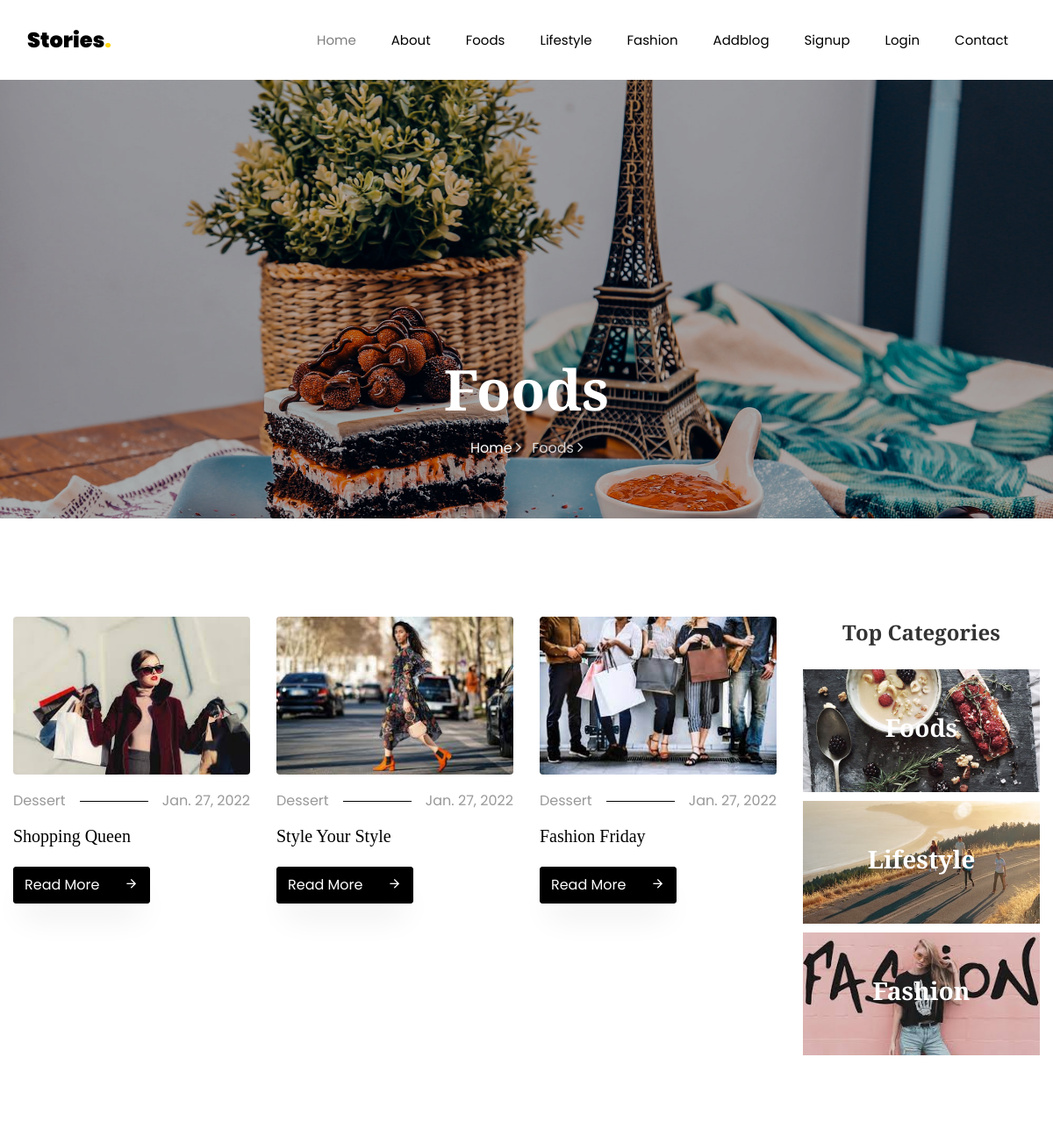
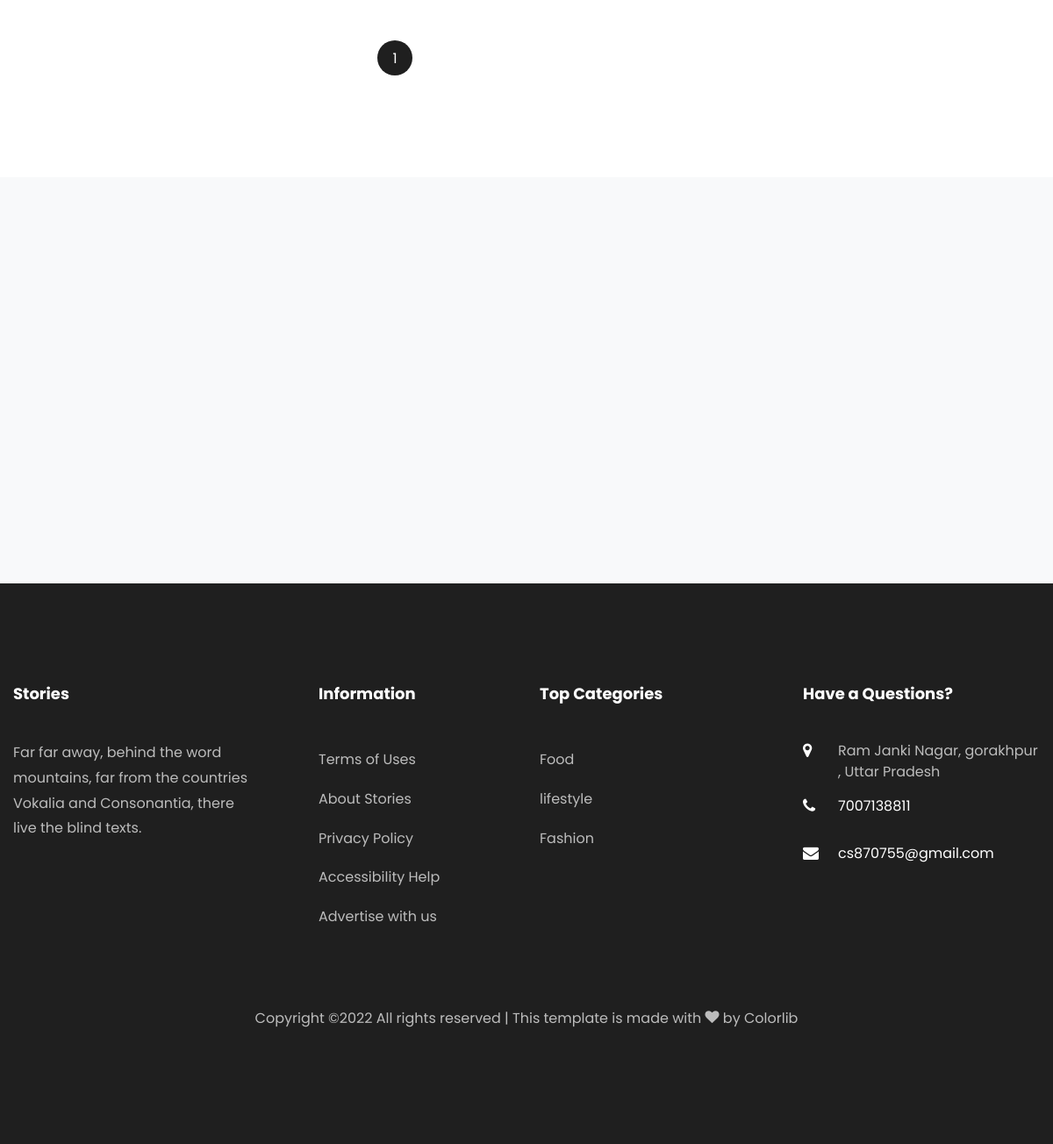
The page /foods/3/ on the database its author committed (2 pictures, top to bottom).
### blog/models.py (models this page shows, shortened)
class Blog(models.Model):
    cat=models.ForeignKey(category,on_delete=models.CASCADE,null=True)
    usr=models.ForeignKey(User,on_delete=models.CASCADE,null=True)
    title=models.CharField(max_length=100,null=True)
    sdes=models.TextField(null=True)
    long_des = models.TextField(null=True)
    images=models.FileField(null=True)
    date = models.DateField(null=True)

### blog/views.py (the view)
# urls.py: path('foods/<int:cid>/', foods, name='foods'),
def foods(request,cid):
    catdata=category.objects.get(id=cid)
    foodblog=Blog.objects.filter(cat=catdata)
    paginator=Paginator(foodblog,6)
    page=request.GET.get('page',1)
    try:
        blog=paginator.page(page)
    except PageNotAnInteger:
        blog=paginator.page(1)
    except EmptyPage:
        blog=paginator.page(paginator.num_pages)
    d={"foodblog":blog}
    return render(request, 'foods.html',d)

### blog/templates/foods.html (shortened to what this page needs)
{% extends 'base.html' %}
	{% load static %}
	{% block body %}
    <section class="hero-wrap hero-wrap-2" style="background-image: url({% static 'images/bg_4.jpg' %});">
      <div class="overlay"></div>
      <div class="container">
        <div class="row no-gutters slider-text align-items-end justify-content-center">
          <div class="col-md-9 ftco-animate pb-5 text-center">
            <h1 class="mb-3 bread">Foods</h1>
            <p class="breadcrumbs"><span class="mr-2"><a href="index.html">Home <i class="ion-ios-arrow-forward"></i></a></span> <span>Foods <i class="ion-ios-arrow-forward"></i></span></p>
          </div>
        </div>
      </div>
    </section>
    <section class="ftco-section">
    	<div class="container">
        <div class="row">
        	<div class="col-lg-9">
        		<div class="row">
                    {% for i in foodblog %}
        			<div class="col-md-4 ftco-animate">
    						<div class="blog-entry">
		    					<a href="{% url 'blog_detail' i.id %}" class="img-2"><img src={{ i.images.url}} class="img-fluid" alt="Colorlib Template"></a>
			    				<div class="text pt-3">
	    							<p class="meta d-flex"><span class="pr-3">Dessert</span><span class="ml-auto pl-3">{{i.date}}</span></p>
	    							<h3><a href="{% url 'blog_detail' i.id %}">{{i.title}}</a></h3>
	    							<p class="mb-0"><a href="{% url 'blog_detail' i.id %}" class="btn btn-black py-2">Read More <span class="icon-arrow_forward ml-4"></span></a></p>
	    						</div>
		    				</div>
    					</div>
                    {% endfor %}
        		</div>
        		<div class="row mt-5">
		          <div class="col text-center">
		            <div class="block-27">
						{% for i in foodblog.paginator.page_range %}
		              <ul>
						  {% if foodblog.number == i %}
		               <a href="?page={{i}}"><li class="active" class="row"><span>{{i}}</span></li></a>
						  {% else %}
						   <a href="?page={{i}}"><li class="page-item" class="row"><span>{{i}}</span></li></a>
						  {% endif %}
					  </ul>
						{% endfor %}
		            </div>
		          </div>
		        </div>
        	</div>
        	<div class="col-lg-3">
	            <div class="sidebar-box categories text-center ftco-animate">
			          <h2 class="heading mb-4"> Top Categories</h2>
			          <ul class="category-image">
			          	<li>
			          		<a href="{% url 'foods' 1 %}" class="img d-flex align-items-center justify-content-center text-center" style="background-image: url({% static 'images/category-1.jpg' %});">
			          			<div class="text">
			          				<h3>Foods</h3>
			          			</div>
			          		</a>
			          	</li>
			          	<li>
			          		<a href="{% url 'lifestyle' 2 %}" class="img d-flex align-items-center justify-content-center text-center" style="background-image: url({% static 'images/lifestyleback.jpeg' %});">
			          			<div class="text">
			          				<h3>Lifestyle</h3>
			          			</div>
			          		</a>
			          	</li>
			          	<li>
			          		<a href="{% url 'fashion' 3 %}" class="img d-flex align-items-center justify-content-center text-center" style="background-image: url({% static 'images/fashion_theme.jpeg' %});">
			          			<div class="text">
			          				<h3>Fashion</h3>
			          			</div>
			          		</a>
			          	</li>
			          </ul>
	        		</div>
            </div>
        	</div>
        </div>
    </section>
	{% endblock %}

### blog/static/css/icomoon.css (style rules this page uses)
[class^="icon-"], [class*=" icon-"] { font-family: 'icomoon' !important; speak: none; font-style: normal; font-weight: normal; font-variant: normal; text-transform: none; line-height: 1; -webkit-font-smoothing: antialiased; -moz-osx-font-smoothing: grayscale; }
.icon-arrow_forward:before { content: "\e5c8"; }

### rows shown on the page
Blog: images (picture), date "Jan. 27, 2022", title "Shopping Queen"
Blog: images (picture), date "Jan. 27, 2022", title "Style Your Style"
Blog: images (picture), date "Jan. 27, 2022", title "Fashion Friday"

### other values the page prints
{{ i }} "1"
